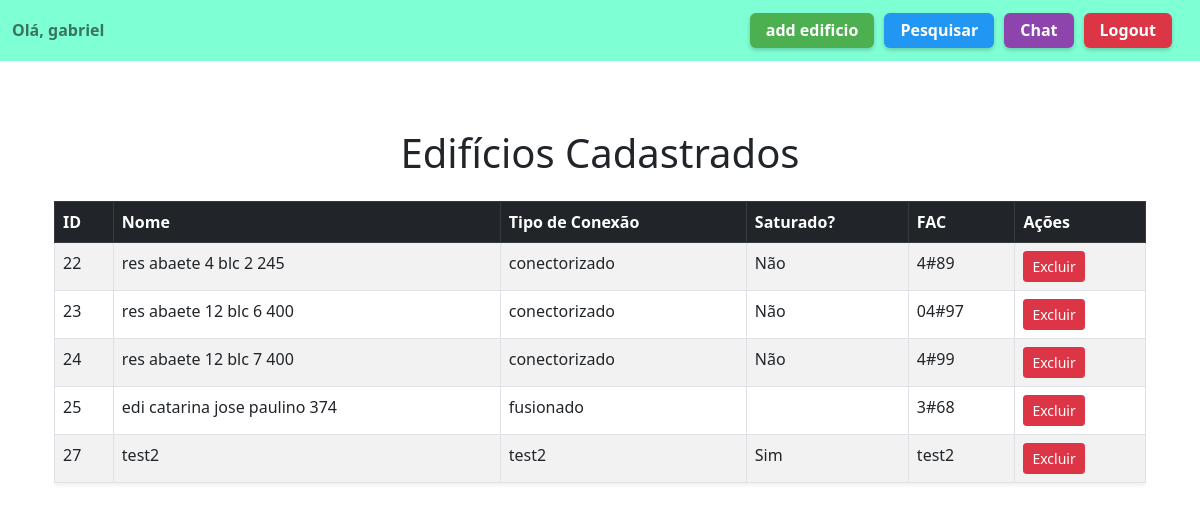
Page /edificios/ (signed in) on the committed database.
### app_cad_edificios/models.py (models this page shows)
class Edificio(models.Model):
    id_edificio = models.AutoField(primary_key=True)
    nome = models.TextField(max_length=255)
    tipo = models.TextField(max_length=255)
    saturado = models.TextField(max_length=255)
    fac = models.TextField(max_length=255)

### app_cad_edificios/views.py (the view, shortened to what this page needs)
# urls.py: path('edificios/', views.edificios, name='listagem_edificios'),
@login_required
@never_cache
def edificios(request):
    edificios_list = Edificio.objects.all()
    context = {
        'edificios': edificios_list
    }
    return render(request, 'edificios/edificios.html', context)

### app_cad_edificios/templates/edificios/edificios.html (shortened to what this page needs)
{% extends 'edificios/base.html' %}
{% block conteudo %}
    <div class="container mt-5">
        <h1 class="text-center mb-4">Edifícios Cadastrados</h1>
        <div class="table-responsive">
            <table class="table table-bordered table-striped table-hover shadow-sm">
                <thead class="table-dark">
                    <tr>
                        <th>ID</th>
                        <th>Nome</th>
                        <th>Tipo de Conexão</th>
                        <th>Saturado?</th>
                        <th>FAC</th>
                        <th>Ações</th> </tr>
                </thead>
                <tbody>
                    {% for edificio in edificios %}
                    <tr>
                        <td>{{ edificio.id_edificio }}</td>
                        <td>{{ edificio.nome }}</td>
                        <td>{{ edificio.tipo }}</td>
                        <td>{{ edificio.saturado }}</td>
                        <td>{{ edificio.fac }}</td>
                        <td>
                            <form method="post" action="{% url 'apagar_edificio' id_edificio=edificio.id_edificio %}">
                                <button type="submit" class="btn btn-danger btn-sm" onclick="return confirm('Tem certeza que deseja apagar este edifício?')">
                                    Excluir
                                </button>
                            </form>
                        </td>
                    </tr>
                    {% empty %}
                        <tr><td colspan="6" class="text-center">Nenhum edifício cadastrado.</td></tr>
                    {% endfor %}
                </tbody>
            </table>
        </div>
    </div>
{% endblock %}

### app_cad_edificios/templates/edificios/base.html (shortened to what this page needs)
<!doctype html>
<html lang="pt-br">
<head>
    <link href="https://cdn.jsdelivr.net/npm/bootstrap@5.0.2/dist/css/bootstrap.min.css" rel="stylesheet">
</head>
<body>
    <nav style="background-color: aquamarine !important;" class="navbar navbar-light bg-light">
        <div class="container-fluid">
            <span class="navbar-brand mb-0 h1">
                <span class="navbar-text">Olá, {{ user.username }}</span>
                <span id="linksContainer">
                    <a class="nav-link-button nav-link-add" href="{% url 'home' %}">add edificio</a>
                    <a class="nav-link-button nav-link-search" href="http://127.0.0.1:8000/pesquisa/">Pesquisar</a>
                    <a class="nav-link-button nav-link-chat" href="{% url 'chat_usuario' %}">Chat</a>
                    <a class="logout-button" href="{% url 'logout' %}">Logout</a>
                </span>
            </span>
        </div>
    </nav>
    <div class="container">
        {% block conteudo %}
        {% endblock %}
    </div>
</body>
</html>

### app_cad_edificios/templates/edificios/base.html (style rules this page uses)
body { margin: 0; padding: 0; }
.navbar { margin-bottom: 0; }
.container { padding-top: 10px; padding-bottom: 0; }
.nav-link-button { display: inline-flex; align-items: center; justify-content: center; padding: 0.5rem 1rem; border-radius: 0.375rem; font-weight: 600; color: white; text-decoration: none; transition: background-color 0.3s ease; box-shadow: 0 2px 4px rgba(0, 0, 0, 0.2); border: none; font-size: 1rem; cursor: pointer; }
.nav-link-add { background-color: #4CAF50; }
.nav-link-search { background-color: #2196F3; }
.nav-link-chat { background-color: #8e44ad; }
.navbar-text { color: black; font-size: 1rem; font-weight: bold; margin-right: 0; }
.navbar-brand { display: flex; align-items: center; justify-content: space-between; width: 100%; }
#linksContainer { display: flex; align-items: center; }
#linksContainer a { margin-left: 10px; }
.logout-button { margin-left: 10px; padding: 0.5rem 1rem; border-radius: 0.375rem; font-weight: 600; color: white; background-color: #dc3545; text-decoration: none; transition: background-color 0.3s ease; box-shadow: 0 2px 4px rgba(0, 0, 0, 0.2); border: none; font-size: 1rem; cursor: pointer; }

### rows in the picture
Edificio: id_edificio "22", nome "res abaete 4 blc 2 245", tipo "conectorizado", saturado "Não", fac "4#89"
Edificio: id_edificio "23", nome "res abaete 12 blc 6 400", tipo "conectorizado", saturado "Não", fac "04#97"
Edificio: id_edificio "24", nome "res abaete 12 blc 7 400", tipo "conectorizado", saturado "Não", fac "4#99"
Edificio: id_edificio "25", nome "edi catarina jose paulino 374", tipo "fusionado", fac "3#68"
Edificio: id_edificio "27", nome "test2", tipo "test2", saturado "Sim", fac "test2"

### other values in the picture
{{ user.username }} "gabriel"
